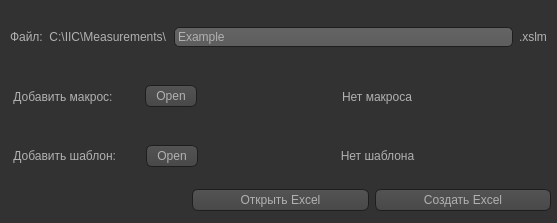
<?xml version="1.0" encoding="UTF-8"?>
<ui version="4.0">
 <class>Dialog</class>
 <widget class="QDialog" name="Dialog">
  <property name="geometry">
   <rect>
    <x>0</x>
    <y>0</y>
    <width>557</width>
    <height>223</height>
   </rect>
  </property>
  <property name="windowTitle">
   <string>Dialog</string>
  </property>
  <property name="styleSheet">
   <string notr="true">QToolTip
{
     border: 1px solid black;
     background-color: #616161;
     padding: 1px;
     border-radius: 3px;
     opacity: 100;
	 color: #FFFFFF;
}

QWidget
{
    color: #b1b1b1;
    background-color: #323232;
}

QTreeView, QListView
{
    background-color: silver;
    margin-left: 5px;
}

QWidget:item:hover
{
    background-color: QLinearGradient( x1: 0, y1: 0, x2: 0, y2: 1, stop: 0 #ffa02f, stop: 1 #ca0619);
    color: #000000;
}

QWidget:item:selected
{
    background-color: QLinearGradient( x1: 0, y1: 0, x2: 0, y2: 1, stop: 0 #ffa02f, stop: 1 #d7801a);
}

QMenuBar::item
{
    background: transparent;
}

QMenuBar::item:selected
{
    background: transparent;
    border: 1px solid #ffaa00;
}

QMenuBar::item:pressed
{
    background: #444;
    border: 1px solid #000;
    background-color: QLinearGradient(
        x1:0, y1:0,
        x2:0, y2:1,
        stop:1 #212121,
        stop:0.4 #343434/*,
        stop:0.2 #343434,
        stop:0.1 #ffaa00*/
    );
    margin-bottom:-1px;
    padding-bottom:1px;
}

QMenu
{
    border: 1px solid #000;
}

QMenu::item
{
    padding: 2px 20px 2px 20px;
}

QMenu::item:selected
{
    color: #000000;
}

QWidget:disabled
{
    color: #808080;
    background-color: #323232;
}

QAbstractItemView
{
    background-color: QLinearGradient( x1: 0, y1: 0, x2: 0, y2: 1, stop: 0 #4d4d4d, stop: 0.1 #646464, stop: 1 #5d5d5d);
}

QWidget:focus
{
    /*border: 1px solid darkgray;*/
}

QLineEdit
{
    background-color: QLinearGradient( x1: 0, y1: 0, x2: 0, y2: 1, stop: 0 #4d4d4d, stop: 0 #646464, stop: 1 #5d5d5d);
    padding: 1px;
    border-style: solid;
    border: 1px solid #1e1e1e;
    border-radius: 5;
}

QPushButton
{
    color: #b1b1b1;
    background-color: QLinearGradient( x1: 0, y1: 0, x2: 0, y2: 1, stop: 0 #565656, stop: 0.1 #525252, stop: 0.5 #4e4e4e, stop: 0.9 #4a4a4a, stop: 1 #464646);
    border-width: 1px;
    border-color: #1e1e1e;
    border-style: solid;
    border-radius: 6;
    padding: 3px;
    font-size: 12px;
    padding-left: 5px;
    padding-right: 5px;
    min-width: 40px;
}

QPushButton:pressed
{
    background-color: QLinearGradient( x1: 0, y1: 0, x2: 0, y2: 1, stop: 0 #2d2d2d, stop: 0.1 #2b2b2b, stop: 0.5 #292929, stop: 0.9 #282828, stop: 1 #252525);
}

QComboBox
{
    selection-background-color: #ffaa00;
    background-color: QLinearGradient( x1: 0, y1: 0, x2: 0, y2: 1, stop: 0 #565656, stop: 0.1 #525252, stop: 0.5 #4e4e4e, stop: 0.9 #4a4a4a, stop: 1 #464646);
    border-style: solid;
    border: 1px solid #1e1e1e;
    border-radius: 5;
}

QComboBox:hover,QPushButton:hover
{
    border: 2px solid QLinearGradient( x1: 0, y1: 0, x2: 0, y2: 1, stop: 0 #ffa02f, stop: 1 #d7801a);
}


QComboBox:on
{
    padding-top: 3px;
    padding-left: 4px;
    background-color: QLinearGradient( x1: 0, y1: 0, x2: 0, y2: 1, stop: 0 #2d2d2d, stop: 0.1 #2b2b2b, stop: 0.5 #292929, stop: 0.9 #282828, stop: 1 #252525);
    selection-background-color: #ffaa00;
}

QComboBox QAbstractItemView
{
    border: 2px solid darkgray;
    selection-background-color: QLinearGradient( x1: 0, y1: 0, x2: 0, y2: 1, stop: 0 #ffa02f, stop: 1 #d7801a);
}

QComboBox::drop-down
{
     subcontrol-origin: padding;
     subcontrol-position: top right;
     width: 15px;

     border-left-width: 0px;
     border-left-color: darkgray;
     border-left-style: solid; /* just a single line */
     border-top-right-radius: 3px; /* same radius as the QComboBox */
     border-bottom-right-radius: 3px;
 }

QComboBox::down-arrow
{
     image: url(:/dark_orange/img/down_arrow.png);
}

QGroupBox
{
    border: 1px solid #323232;
    margin-top: 10px;
}

QGroupBox:focus
{
    border: 1px solid #323232;
}

QTextEdit:focus
{
    border: 1px solid darkgray;
}

QScrollBar:horizontal {
     border: 1px solid #222222;
     background: QLinearGradient( x1: 0, y1: 0, x2: 0, y2: 1, stop: 0.0 #121212, stop: 0.2 #282828, stop: 1 #484848);
     height: 7px;
     margin: 0px 16px 0 16px;
}

QScrollBar::handle:horizontal
{
      background: QLinearGradient( x1: 0, y1: 0, x2: 1, y2: 0, stop: 0 #ffa02f, stop: 0.5 #d7801a, stop: 1 #ffa02f);
      min-height: 20px;
      border-radius: 2px;
}

QScrollBar::add-line:horizontal {
      border: 1px solid #1b1b19;
      border-radius: 2px;
      background: QLinearGradient( x1: 0, y1: 0, x2: 1, y2: 0, stop: 0 #ffa02f, stop: 1 #d7801a);
      width: 14px;
      subcontrol-position: right;
      subcontrol-origin: margin;
}

QScrollBar::sub-line:horizontal {
      border: 1px solid #1b1b19;
      border-radius: 2px;
      background: QLinearGradient( x1: 0, y1: 0, x2: 1, y2: 0, stop: 0 #ffa02f, stop: 1 #d7801a);
      width: 14px;
     subcontrol-position: left;
     subcontrol-origin: margin;
}

QScrollBar::right-arrow:horizontal, QScrollBar::left-arrow:horizontal
{
      border: 1px solid black;
      width: 1px;
      height: 1px;
      background: white;
}

QScrollBar::add-page:horizontal, QScrollBar::sub-page:horizontal
{
      background: none;
}

QScrollBar:vertical
{
      background: QLinearGradient( x1: 0, y1: 0, x2: 1, y2: 0, stop: 0.0 #121212, stop: 0.2 #282828, stop: 1 #484848);
      width: 7px;
      margin: 16px 0 16px 0;
      border: 1px solid #222222;
}

QScrollBar::handle:vertical
{
      background: QLinearGradient( x1: 0, y1: 0, x2: 0, y2: 1, stop: 0 #ffa02f, stop: 0.5 #d7801a, stop: 1 #ffa02f);
      min-height: 20px;
      border-radius: 2px;
}

QScrollBar::add-line:vertical
{
      border: 1px solid #1b1b19;
      border-radius: 2px;
      background: QLinearGradient( x1: 0, y1: 0, x2: 0, y2: 1, stop: 0 #ffa02f, stop: 1 #d7801a);
      height: 14px;
      subcontrol-position: bottom;
      subcontrol-origin: margin;
}

QScrollBar::sub-line:vertical
{
      border: 1px solid #1b1b19;
      border-radius: 2px;
      background: QLinearGradient( x1: 0, y1: 0, x2: 0, y2: 1, stop: 0 #d7801a, stop: 1 #ffa02f);
      height: 14px;
      subcontrol-position: top;
      subcontrol-origin: margin;
}

QScrollBar::up-arrow:vertical, QScrollBar::down-arrow:vertical
{
      border: 1px solid black;
      width: 1px;
      height: 1px;
      background: white;
}


QScrollBar::add-page:vertical, QScrollBar::sub-page:vertical
{
      background: none;
}

QTextEdit
{
    background-color: #242424;
}

QPlainTextEdit
{
    background-color: #242424;
}

QHeaderView::section
{
    background-color: QLinearGradient(x1:0, y1:0, x2:0, y2:1, stop:0 #616161, stop: 0.5 #505050, stop: 0.6 #434343, stop:1 #656565);
    color: white;
    padding-left: 4px;
    border: 1px solid #6c6c6c;
}

QCheckBox:disabled
{
color: #414141;
}

QDockWidget::title
{
    text-align: center;
    spacing: 3px; /* spacing between items in the tool bar */
    background-color: QLinearGradient(x1:0, y1:0, x2:0, y2:1, stop:0 #323232, stop: 0.5 #242424, stop:1 #323232);
}

QDockWidget::close-button, QDockWidget::float-button
{
    text-align: center;
    spacing: 1px; /* spacing between items in the tool bar */
    background-color: QLinearGradient(x1:0, y1:0, x2:0, y2:1, stop:0 #323232, stop: 0.5 #242424, stop:1 #323232);
}

QDockWidget::close-button:hover, QDockWidget::float-button:hover
{
    background: #242424;
}

QDockWidget::close-button:pressed, QDockWidget::float-button:pressed
{
    padding: 1px -1px -1px 1px;
}

QMainWindow::separator
{
    background-color: QLinearGradient(x1:0, y1:0, x2:0, y2:1, stop:0 #161616, stop: 0.5 #151515, stop: 0.6 #212121, stop:1 #343434);
    color: white;
    padding-left: 4px;
    border: 1px solid #4c4c4c;
    spacing: 3px; /* spacing between items in the tool bar */
}

QMainWindow::separator:hover
{

    background-color: QLinearGradient(x1:0, y1:0, x2:0, y2:1, stop:0 #d7801a, stop:0.5 #b56c17 stop:1 #ffa02f);
    color: white;
    padding-left: 4px;
    border: 1px solid #6c6c6c;
    spacing: 3px; /* spacing between items in the tool bar */
}

QToolBar::handle
{
     spacing: 3px; /* spacing between items in the tool bar */
     background: url(:/dark_orange/img/handle.png);
}

QMenu::separator
{
    height: 2px;
    background-color: QLinearGradient(x1:0, y1:0, x2:0, y2:1, stop:0 #161616, stop: 0.5 #151515, stop: 0.6 #212121, stop:1 #343434);
    color: white;
    padding-left: 4px;
    margin-left: 10px;
    margin-right: 5px;
}

QProgressBar
{
    border: 2px solid grey;
    border-radius: 5px;
    text-align: center;
}

QProgressBar::chunk
{
    background-color: #d7801a;
    width: 2.15px;
    margin: 0.5px;
}

QTabBar::tab {
    color: #b1b1b1;
    border: 1px solid #444;
    border-bottom-style: none;
    background-color: #323232;
    padding-left: 10px;
    padding-right: 10px;
    padding-top: 3px;
    padding-bottom: 2px;
    margin-right: -1px;
}

QTabWidget::pane {
    border: 1px solid #444;
    top: 1px;
}

QTabBar::tab:last
{
    margin-right: 0; /* the last selected tab has nothing to overlap with on the right */
    border-top-right-radius: 3px;
}

QTabBar::tab:first:!selected
{
 margin-left: 0px; /* the last selected tab has nothing to overlap with on the right */


    border-top-left-radius: 3px;
}

QTabBar::tab:!selected
{
    color: #b1b1b1;
    border-bottom-style: solid;
    margin-top: 3px;
    background-color: QLinearGradient(x1:0, y1:0, x2:0, y2:1, stop:1 #212121, stop:.4 #343434);
}

QTabBar::tab:selected
{
    border-top-left-radius: 3px;
    border-top-right-radius: 3px;
    margin-bottom: 0px;
}

QTabBar::tab:!selected:hover
{
    /*border-top: 2px solid #ffaa00;
    padding-bottom: 3px;*/
    border-top-left-radius: 3px;
    border-top-right-radius: 3px;
    background-color: QLinearGradient(x1:0, y1:0, x2:0, y2:1, stop:1 #212121, stop:0.4 #343434, stop:0.2 #343434, stop:0.1 #ffaa00);
}

QRadioButton::indicator:checked, QRadioButton::indicator:unchecked{
    color: #b1b1b1;
    background-color: #323232;
    border: 1px solid #b1b1b1;
    border-radius: 6px;
}

QRadioButton::indicator:checked
{
    background-color: qradialgradient(
        cx: 0.5, cy: 0.5,
        fx: 0.5, fy: 0.5,
        radius: 1.0,
        stop: 0.25 #ffaa00,
        stop: 0.3 #323232
    );
}

QCheckBox::indicator{
    color: #b1b1b1;
    background-color: #323232;
    border: 1px solid #b1b1b1;
    width: 9px;
    height: 9px;
}

QRadioButton::indicator
{
    border-radius: 6px;
}

QRadioButton::indicator:hover, QCheckBox::indicator:hover
{
    border: 1px solid #ffaa00;
}

QCheckBox::indicator:checked
{
    color: #ff8800;
    background-color: #ff8800;
    border: 1px solid #b1b1b1;
    width: 9px;
    height: 9px;
}

QCheckBox::indicator:disabled, QRadioButton::indicator:disabled
{
    border: 1px solid #444;
}


QSlider::groove:horizontal {
    border: 1px solid #3A3939;
    height: 8px;
    background: #201F1F;
    margin: 2px 0;
    border-radius: 2px;
}

QSlider::handle:horizontal {
    background: QLinearGradient( x1: 0, y1: 0, x2: 0, y2: 1,
      stop: 0.0 silver, stop: 0.2 #a8a8a8, stop: 1 #727272);
    border: 1px solid #3A3939;
    width: 14px;
    height: 14px;
    margin: -4px 0;
    border-radius: 2px;
}

QSlider::groove:vertical {
    border: 1px solid #3A3939;
    width: 8px;
    background: #201F1F;
    margin: 0 0px;
    border-radius: 2px;
}

QSlider::handle:vertical {
    background: QLinearGradient( x1: 0, y1: 0, x2: 0, y2: 1, stop: 0.0 silver,
      stop: 0.2 #a8a8a8, stop: 1 #727272);
    border: 1px solid #3A3939;
    width: 14px;
    height: 14px;
    margin: 0 -4px;
    border-radius: 2px;
}

QAbstractSpinBox {
    padding-top: 2px;
    padding-bottom: 2px;
    border: 1px solid darkgray;

    border-radius: 2px;
    min-width: 50px;
}

</string>
  </property>
  <widget class="QWidget" name="verticalLayoutWidget">
   <property name="geometry">
    <rect>
     <x>10</x>
     <y>10</y>
     <width>541</width>
     <height>201</height>
    </rect>
   </property>
   <layout class="QVBoxLayout" name="MainVL">
    <item>
     <layout class="QHBoxLayout" name="FileNameHL">
      <item>
       <widget class="QLabel" name="label">
        <property name="sizePolicy">
         <sizepolicy hsizetype="Fixed" vsizetype="Preferred">
          <horstretch>0</horstretch>
          <verstretch>0</verstretch>
         </sizepolicy>
        </property>
        <property name="minimumSize">
         <size>
          <width>100</width>
          <height>0</height>
         </size>
        </property>
        <property name="text">
         <string>Файл:  C:\IIC\Measurements\</string>
        </property>
       </widget>
      </item>
      <item>
       <widget class="QLineEdit" name="FileNameLE">
        <property name="text">
         <string>Example</string>
        </property>
       </widget>
      </item>
      <item>
       <widget class="QLabel" name="label_2">
        <property name="text">
         <string>.xslm </string>
        </property>
       </widget>
      </item>
     </layout>
    </item>
    <item>
     <layout class="QHBoxLayout" name="MacrosHL">
      <item>
       <widget class="QLabel" name="label_3">
        <property name="sizePolicy">
         <sizepolicy hsizetype="Fixed" vsizetype="Preferred">
          <horstretch>0</horstretch>
          <verstretch>0</verstretch>
         </sizepolicy>
        </property>
        <property name="minimumSize">
         <size>
          <width>100</width>
          <height>0</height>
         </size>
        </property>
        <property name="text">
         <string> Добавить макрос: </string>
        </property>
       </widget>
      </item>
      <item>
       <widget class="QDialogButtonBox" name="OpenMacrosBtn">
        <property name="sizePolicy">
         <sizepolicy hsizetype="Preferred" vsizetype="Preferred">
          <horstretch>0</horstretch>
          <verstretch>0</verstretch>
         </sizepolicy>
        </property>
        <property name="minimumSize">
         <size>
          <width>75</width>
          <height>0</height>
         </size>
        </property>
        <property name="maximumSize">
         <size>
          <width>75</width>
          <height>16777215</height>
         </size>
        </property>
        <property name="standardButtons">
         <set>QDialogButtonBox::Open</set>
        </property>
       </widget>
      </item>
      <item alignment="Qt::AlignHCenter">
       <widget class="QLabel" name="MacrosLabel">
        <property name="text">
         <string>Нет макроса</string>
        </property>
       </widget>
      </item>
     </layout>
    </item>
    <item>
     <layout class="QHBoxLayout" name="TemplateHL">
      <item>
       <widget class="QLabel" name="label_6">
        <property name="sizePolicy">
         <sizepolicy hsizetype="Fixed" vsizetype="Preferred">
          <horstretch>0</horstretch>
          <verstretch>0</verstretch>
         </sizepolicy>
        </property>
        <property name="minimumSize">
         <size>
          <width>100</width>
          <height>0</height>
         </size>
        </property>
        <property name="text">
         <string> Добавить шаблон:</string>
        </property>
       </widget>
      </item>
      <item>
       <widget class="QDialogButtonBox" name="OpenTempBtn">
        <property name="sizePolicy">
         <sizepolicy hsizetype="Preferred" vsizetype="Preferred">
          <horstretch>0</horstretch>
          <verstretch>0</verstretch>
         </sizepolicy>
        </property>
        <property name="minimumSize">
         <size>
          <width>75</width>
          <height>0</height>
         </size>
        </property>
        <property name="maximumSize">
         <size>
          <width>75</width>
          <height>16777215</height>
         </size>
        </property>
        <property name="standardButtons">
         <set>QDialogButtonBox::Open</set>
        </property>
       </widget>
      </item>
      <item>
       <widget class="QLabel" name="TempLabel">
        <property name="text">
         <string>Нет шаблона</string>
        </property>
        <property name="alignment">
         <set>Qt::AlignCenter</set>
        </property>
       </widget>
      </item>
     </layout>
    </item>
    <item>
     <layout class="QHBoxLayout" name="horizontalLayout">
      <item>
       <widget class="QLabel" name="label_4">
        <property name="text">
         <string/>
        </property>
       </widget>
      </item>
      <item>
       <widget class="QPushButton" name="open_excel">
        <property name="sizePolicy">
         <sizepolicy hsizetype="Preferred" vsizetype="Fixed">
          <horstretch>0</horstretch>
          <verstretch>0</verstretch>
         </sizepolicy>
        </property>
        <property name="text">
         <string>Открыть Excel</string>
        </property>
       </widget>
      </item>
      <item>
       <widget class="QPushButton" name="create_excel">
        <property name="sizePolicy">
         <sizepolicy hsizetype="Preferred" vsizetype="Fixed">
          <horstretch>0</horstretch>
          <verstretch>0</verstretch>
         </sizepolicy>
        </property>
        <property name="text">
         <string>Создать Excel</string>
        </property>
       </widget>
      </item>
     </layout>
    </item>
   </layout>
  </widget>
 </widget>
 <tabstops>
  <tabstop>FileNameLE</tabstop>
 </tabstops>
 <resources/>
 <connections/>
</ui>
